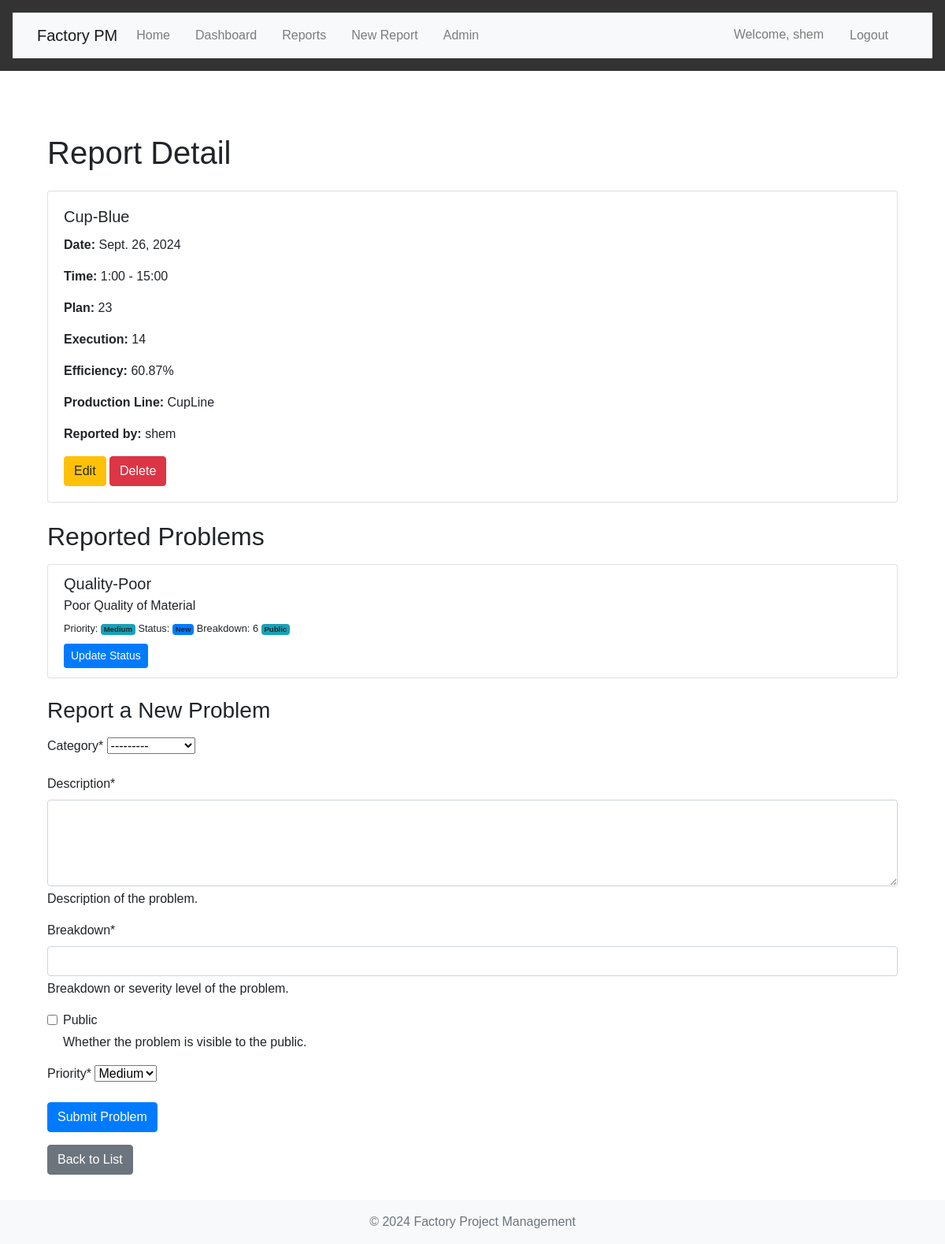
Screenshot of /reports/1/ (signed in) with the database file from the repository.
### reports/models.py (models this page shows, shortened)
class Report(models.Model):
    HOUR_CHOICES = [(x, f'{x:02d}') for x in range(1, 25)]
    id = models.AutoField(primary_key=True)
    day = models.DateField(default=timezone.now, help_text="Date of the report.")
    start_hour = models.IntegerField(
        choices=HOUR_CHOICES,
        validators=[MinValueValidator(1), MaxValueValidator(24)],
        help_text="Start hour of the production period (1-24)."
    )
    end_hour = models.IntegerField(
        choices=HOUR_CHOICES,
        validators=[MinValueValidator(1), MaxValueValidator(24)],
        help_text="End hour of the production period (1-24)."
    )
    user = models.ForeignKey(User, on_delete=models.CASCADE, related_name='reports', help_text="User who created the report.")
    product = models.ForeignKey(Product, on_delete=models.CASCADE, related_name='reports', help_text="Product being reported on.")
    plan = models.PositiveBigIntegerField(help_text="Planned production for the day.")
    execution = models.PositiveBigIntegerField(help_text="Actual production achieved.")
    production_line = models.ForeignKey(ProductionLine, on_delete=models.CASCADE, related_name='reports', help_text="Production line used for the report.")
    updated = models.DateTimeField(auto_now=True, help_text="Last time the report was updated.")
    created = models.DateTimeField(auto_now_add=True, help_text="Time the report was initially created.")
    class Meta:
        ordering = ['-created']
        verbose_name = "Production Report"
        verbose_name_plural = "Production Reports"
    def get_efficiency(self):
        return (self.execution / self.plan) * 100 if self.plan > 0 else 0

class ProblemReported(models.Model):
    PRIORITY_CHOICES = [
        ('LOW', 'Low'),
        ('MEDIUM', 'Medium'),
        ('HIGH', 'High'),
        ('CRITICAL', 'Critical'),
    ]
    STATUS_CHOICES = [
        ('NEW', 'New'),
        ('IN_PROGRESS', 'In Progress'),
        ('RESOLVED', 'Resolved'),
        ('CLOSED', 'Closed'),
    ]
    category = models.ForeignKey('ProblemCategory', on_delete=models.CASCADE, related_name='problems')
    description = models.TextField(help_text="Description of the problem.")
    problem_id = models.CharField(max_length=12, unique=True, default=uuid.uuid4, editable=False, help_text="Unique identifier for the problem.")
    breakdown = models.PositiveIntegerField(help_text="Breakdown or severity level of the problem.")
    public = models.BooleanField(default=False, help_text="Whether the problem is visible to the public.")
    user = models.ForeignKey(User, on_delete=models.CASCADE, related_name='problems')
    report = models.ForeignKey(Report, on_delete=models.CASCADE)
    priority = models.CharField(max_length=8, choices=PRIORITY_CHOICES, default='MEDIUM')
    status = models.CharField(max_length=11, choices=STATUS_CHOICES, default='NEW')
    updated = models.DateTimeField(auto_now=True)
    created = models.DateTimeField(auto_now_add=True)
    class Meta:
        ordering = ['-created']
        verbose_name = "Reported Problem"
        verbose_name_plural = "Reported Problems"

class ProblemCategory(models.Model):
    name = models.CharField(max_length=100, unique=True)
    description = models.TextField(blank=True)
    class Meta:
        verbose_name = "Problem Category"
        verbose_name_plural = "Problem Categories"
    def __str__(self):
        return self.name

### products/models.py (models this page shows, shortened)
class Product(models.Model):
    name = models.CharField(max_length=220, unique=True, help_text="Name of the product (must be unique).")
    description = models.TextField(blank=True, null=True, help_text="Optional detailed description of the product.")
    short_code = models.CharField(max_length=20, unique=True, help_text="Unique short code to identify the product.")
    updated = models.DateTimeField(auto_now=True, help_text="The last time the product was updated.")
    created = models.DateTimeField(auto_now_add=True, help_text="The time when the product was created.")
    class Meta:
        ordering = ['name']
        verbose_name = "Product"
        verbose_name_plural = "Products"

### areas/models.py (models this page shows, shortened)
class ProductionLine(models.Model):
    name = models.CharField(max_length=120, unique=True, help_text="Name of the production line (must be unique).")
    team_leader = models.ForeignKey(Profile, on_delete=models.CASCADE, related_name='production_lines', help_text="Profile of the team leader managing this production line.")
    products = models.ManyToManyField(Product, related_name='production_lines', help_text="Products associated with this production line.")
    class Meta:
        ordering = ['name']
        verbose_name = "Production Line"
        verbose_name_plural = "Production Lines"

### reports/views.py (the view, shortened to what this page needs)
# urls.py: path('<int:pk>/', ReportDetailView.as_view(), name='report-detail'),
class ReportDetailView(LoginRequiredMixin, DetailView):
    model = Report
    template_name = 'reports/report_detail.html'
    context_object_name = 'report'
    def get_context_data(self, **kwargs):
        context = super().get_context_data(**kwargs)
        context['problems'] = ProblemReported.objects.filter(report=self.object)
        context['problem_form'] = ProblemReportedForm()
        return context

### reports/forms.py (shortened to what this page needs)
class ProblemReportedForm(forms.ModelForm):
    class Meta:
        model = ProblemReported
        fields = ['category', 'description', 'breakdown', 'public', 'priority']
        widgets = {
            'description': forms.Textarea(attrs={'rows': 4}),
        }

### reports/templates/reports/report_detail.html (shortened to what this page needs)
{% extends 'base.html' %}
{% load crispy_forms_tags %}
{% block content %}
<div class="container mt-4">
    <h1 class="mb-4">Report Detail</h1>
    <div class="card mb-4">
        <div class="card-body">
            <h5 class="card-title">{{ report.product.name }}</h5>
            <p class="card-text"><strong>Date:</strong> {{ report.day }}</p>
            <p class="card-text"><strong>Time:</strong> {{ report.start_hour }}:00 - {{ report.end_hour }}:00</p>
            <p class="card-text"><strong>Plan:</strong> {{ report.plan }}</p>
            <p class="card-text"><strong>Execution:</strong> {{ report.execution }}</p>
            <p class="card-text"><strong>Efficiency:</strong> {{ report.get_efficiency|floatformat:2 }}%</p>
            <p class="card-text"><strong>Production Line:</strong> {{ report.production_line.name }}</p>
            <p class="card-text"><strong>Reported by:</strong> {{ report.user.username }}</p>
            {% if report.user == request.user or request.user.is_staff %}
            <a href="{% url 'reports:report-update' report.pk %}" class="btn btn-warning">Edit</a>
            <a href="{% url 'reports:report-delete' report.pk %}" class="btn btn-danger">Delete</a>
            {% endif %}
        </div>
    </div>
    <h2 class="mb-3">Reported Problems</h2>
    {% if problems %}
        <div class="list-group mb-4">
            {% for problem in problems %}
            <div class="list-group-item">
                <h5 class="mb-1">{{ problem.category.name }}</h5>
                <p class="mb-1">{{ problem.description }}</p>
                <small>
                    Priority: <span class="badge bg-{% if problem.priority == 'LOW' %}secondary{% elif problem.priority == 'MEDIUM' %}info{% elif problem.priority == 'HIGH' %}warning{% else %}danger{% endif %}">
                        {{ problem.get_priority_display }}
                    </span>
                    Status: <span class="badge bg-{% if problem.status == 'NEW' %}primary{% elif problem.status == 'IN_PROGRESS' %}info{% elif problem.status == 'RESOLVED' %}success{% else %}secondary{% endif %}">
                        {{ problem.get_status_display }}
                    </span>
                    Breakdown: {{ problem.breakdown }}
                    {% if problem.public %}
                        <span class="badge bg-info">Public</span>
                    {% endif %}
                </small>
                <div class="mt-2">
                    <a href="{% url 'reports:problem-update' problem.pk %}" class="btn btn-sm btn-primary">Update Status</a>
                </div>
            </div>
            {% endfor %}
        </div>
    {% else %}
        <p>No problems reported.</p>
    {% endif %}
    <h3 class="mb-3">Report a New Problem</h3>
    <form method="post">
        {{ problem_form|crispy }}
        <button type="submit" class="btn btn-primary">Submit Problem</button>
    </form>
    <a href="{% url 'reports:report-list' %}" class="btn btn-secondary mt-3">Back to List</a>
</div>
{% endblock %}

### templates/base.html (shortened to what this page needs)
{% load static %}
<!DOCTYPE html>
<html lang="en">
<head>
    <link href="https://stackpath.bootstrapcdn.com/bootstrap/4.5.2/css/bootstrap.min.css" rel="stylesheet">
    <link href="{% static 'css/style.css' %}" rel="stylesheet">
</head>
<body>
    <header>
        <nav class="navbar navbar-expand-lg navbar-light bg-light">
            <div class="container">
                <a class="navbar-brand" href="{% url 'home' %}">Factory PM</a>
                <div class="collapse navbar-collapse" id="navbarNav">
                    <ul class="navbar-nav mr-auto">
                        <li class="nav-item">
                            <a class="nav-link" href="{% url 'home' %}">Home</a>
                        </li>
                        <li class="nav-item">
                            <a class="nav-link" href="{% url 'reports:dashboard' %}">Dashboard</a>
                        </li>
                        <li class="nav-item">
                            <a class="nav-link" href="{% url 'reports:report-list' %}">Reports</a>
                        </li>
                        <li class="nav-item">
                            <a class="nav-link" href="{% url 'reports:report-create' %}">New Report</a>
                        </li>
                        {% if user.is_staff %}
                        <li class="nav-item">
                            <a class="nav-link" href="{% url 'admin:index' %}">Admin</a>
                        </li>
                        {% endif %}
                    </ul>
                    <ul class="navbar-nav ml-auto">
                        {% if user.is_authenticated %}
                            <li class="nav-item">
                                <span class="nav-link">Welcome, {{ user.username }}</span>
                            </li>
                            <li class="nav-item">
                                <form method="post" action="{% url 'accounts:logout' %}" class="form-inline">
                                    <button type="submit" class="btn btn-link nav-link">Logout</button>
                                </form>
                            </li>
                        {% endif %}
                    </ul>
                </div>
            </div>
        </nav>
    </header>
    <main role="main" class="container mt-4">
        {% block content %}
        {% endblock %}
    </main>
    <footer class="footer mt-auto py-3 bg-light">
        <div class="container text-center">
            <span class="text-muted">© 2024 Factory Project Management</span>
        </div>
    </footer>
</body>
</html>

### static/css/style.css (style rules this page uses)
body { display: flex; flex-direction: column; min-height: 100vh; }
main { flex: 1; }
body { font-family: Arial, sans-serif; margin: 0; padding: 0; display: flex; flex-direction: column; min-height: 100vh; }
header { background-color: #333; color: white; padding: 1rem; }
nav ul { list-style-type: none; padding: 0; margin: 0; display: flex; }
nav ul li { margin-right: 1rem; }
nav ul li a { color: white; text-decoration: none; }
main { flex: 1; padding: 2rem; }
footer { background-color: #333; color: white; text-align: center; padding: 1rem; }

### rows the page displays
Report: product.name "Cup-Blue", day "Sept. 26, 2024", start_hour "1", end_hour "15", plan "23", execution "14", get_efficiency "60.87", production_line.name "CupLine", user.username "shem"
ProblemReported: category.name "Quality-Poor", description "Poor Quality of Material", priority "Medium", status "New", breakdown "6", public "Public"

### other values shown
{{ user.username }} "shem"
